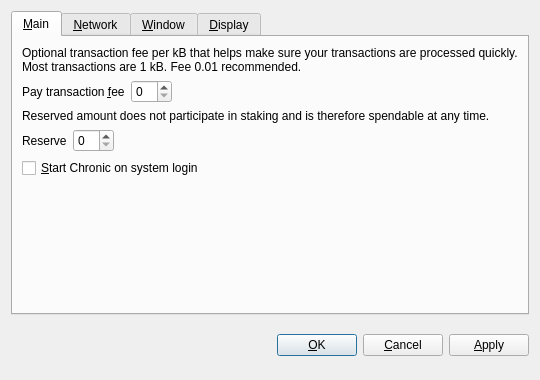
<?xml version="1.0" encoding="UTF-8"?>
<ui version="4.0">
 <class>OptionsDialog</class>
 <widget class="QDialog" name="OptionsDialog">
  <property name="geometry">
   <rect>
    <x>0</x>
    <y>0</y>
    <width>540</width>
    <height>380</height>
   </rect>
  </property>
  <property name="windowTitle">
   <string>Options</string>
  </property>
  <property name="modal">
   <bool>true</bool>
  </property>
  <layout class="QVBoxLayout" name="verticalLayout">
   <item>
    <widget class="QTabWidget" name="tabWidget">
     <property name="tabPosition">
      <enum>QTabWidget::North</enum>
     </property>
     <property name="currentIndex">
      <number>0</number>
     </property>
     <widget class="QWidget" name="tabMain">
      <attribute name="title">
       <string>&amp;Main</string>
      </attribute>
      <layout class="QVBoxLayout" name="verticalLayout_Main">
       <item>
        <widget class="QLabel" name="transactionFeeInfoLabel">
         <property name="text">
          <string>Optional transaction fee per kB that helps make sure your transactions are processed quickly. Most transactions are 1 kB. Fee 0.01 recommended.</string>
         </property>
         <property name="textFormat">
          <enum>Qt::PlainText</enum>
         </property>
         <property name="wordWrap">
          <bool>true</bool>
         </property>
        </widget>
       </item>
       <item>
        <layout class="QHBoxLayout" name="horizontalLayoutFee">
         <item>
          <widget class="QLabel" name="transactionFeeLabel">
           <property name="text">
            <string>Pay transaction &amp;fee</string>
           </property>
           <property name="textFormat">
            <enum>Qt::PlainText</enum>
           </property>
           <property name="buddy">
            <cstring>transactionFee</cstring>
           </property>
          </widget>
         </item>
         <item>
          <widget class="BitcoinAmountField" name="transactionFee"/>
         </item>
         <item>
          <spacer name="horizontalSpacerFee">
           <property name="orientation">
            <enum>Qt::Horizontal</enum>
           </property>
           <property name="sizeHint" stdset="0">
            <size>
             <width>40</width>
             <height>20</height>
            </size>
           </property>
          </spacer>
         </item>
        </layout>
       </item>
       <item>
        <widget class="QLabel" name="reserveBalanceInfoLabel">
         <property name="text">
          <string>Reserved amount does not participate in staking and is therefore spendable at any time.</string>
         </property>
         <property name="textFormat">
          <enum>Qt::PlainText</enum>
         </property>
         <property name="wordWrap">
          <bool>true</bool>
         </property>
        </widget>
       </item>
       <item>
        <layout class="QHBoxLayout" name="horizontalLayoutReserveBalance">
         <item>
          <widget class="QLabel" name="reserveBalanceLabel">
           <property name="text">
            <string>Reserve</string>
           </property>
           <property name="textFormat">
            <enum>Qt::PlainText</enum>
           </property>
           <property name="buddy">
            <cstring>reserveBalance</cstring>
           </property>
          </widget>
         </item>
         <item>
          <widget class="BitcoinAmountField" name="reserveBalance"/>
         </item>
         <item>
          <spacer name="horizontalSpacerReserveBalance">
           <property name="orientation">
            <enum>Qt::Horizontal</enum>
           </property>
           <property name="sizeHint" stdset="0">
            <size>
             <width>40</width>
             <height>20</height>
            </size>
           </property>
          </spacer>
         </item>
        </layout>
       </item>
       <item>
        <widget class="QCheckBox" name="bitcoinAtStartup">
         <property name="toolTip">
          <string>Automatically start Chronic after logging in to the system.</string>
         </property>
         <property name="text">
          <string>&amp;Start Chronic on system login</string>
         </property>
        </widget>
       </item>
       <item>
        <spacer name="verticalSpacer_Main">
         <property name="orientation">
          <enum>Qt::Vertical</enum>
         </property>
         <property name="sizeHint" stdset="0">
          <size>
           <width>20</width>
           <height>40</height>
          </size>
         </property>
        </spacer>
       </item>
      </layout>
     </widget>
     <widget class="QWidget" name="tabNetwork">
      <attribute name="title">
       <string>&amp;Network</string>
      </attribute>
      <layout class="QVBoxLayout" name="verticalLayout_Network">
       <item>
        <widget class="QCheckBox" name="mapPortUpnp">
         <property name="toolTip">
          <string>Automatically open the Chronic client port on the router. This only works when your router supports UPnP and it is enabled.</string>
         </property>
         <property name="text">
          <string>Map port using &amp;UPnP</string>
         </property>
        </widget>
       </item>
       <item>
        <widget class="QCheckBox" name="connectSocks">
         <property name="toolTip">
          <string>Connect to the Chronic network through a SOCKS proxy (e.g. when connecting through Tor).</string>
         </property>
         <property name="text">
          <string>&amp;Connect through SOCKS proxy:</string>
         </property>
        </widget>
       </item>
       <item>
        <layout class="QHBoxLayout" name="horizontalLayout_Network">
         <item>
          <widget class="QLabel" name="proxyIpLabel">
           <property name="text">
            <string>Proxy &amp;IP:</string>
           </property>
           <property name="textFormat">
            <enum>Qt::PlainText</enum>
           </property>
           <property name="buddy">
            <cstring>proxyIp</cstring>
           </property>
          </widget>
         </item>
         <item>
          <widget class="QValidatedLineEdit" name="proxyIp">
           <property name="maximumSize">
            <size>
             <width>140</width>
             <height>16777215</height>
            </size>
           </property>
           <property name="toolTip">
            <string>IP address of the proxy (e.g. 127.0.0.1)</string>
           </property>
          </widget>
         </item>
         <item>
          <widget class="QLabel" name="proxyPortLabel">
           <property name="text">
            <string>&amp;Port:</string>
           </property>
           <property name="textFormat">
            <enum>Qt::PlainText</enum>
           </property>
           <property name="buddy">
            <cstring>proxyPort</cstring>
           </property>
          </widget>
         </item>
         <item>
          <widget class="QLineEdit" name="proxyPort">
           <property name="maximumSize">
            <size>
             <width>55</width>
             <height>16777215</height>
            </size>
           </property>
           <property name="toolTip">
            <string>Port of the proxy (e.g. 9050)</string>
           </property>
          </widget>
         </item>
         <item>
          <widget class="QLabel" name="socksVersionLabel">
           <property name="text">
            <string>SOCKS &amp;Version:</string>
           </property>
           <property name="textFormat">
            <enum>Qt::PlainText</enum>
           </property>
           <property name="buddy">
            <cstring>socksVersion</cstring>
           </property>
          </widget>
         </item>
         <item>
          <widget class="QValueComboBox" name="socksVersion">
           <property name="toolTip">
            <string>SOCKS version of the proxy (e.g. 5)</string>
           </property>
          </widget>
         </item>
         <item>
          <spacer name="horizontalSpacer_Network">
           <property name="orientation">
            <enum>Qt::Horizontal</enum>
           </property>
           <property name="sizeHint" stdset="0">
            <size>
             <width>40</width>
             <height>20</height>
            </size>
           </property>
          </spacer>
         </item>
        </layout>
       </item>
       <item>
        <spacer name="verticalSpacer_Network">
         <property name="orientation">
          <enum>Qt::Vertical</enum>
         </property>
         <property name="sizeHint" stdset="0">
          <size>
           <width>20</width>
           <height>40</height>
          </size>
         </property>
        </spacer>
       </item>
      </layout>
     </widget>
     <widget class="QWidget" name="tabWindow">
      <attribute name="title">
       <string>&amp;Window</string>
      </attribute>
      <layout class="QVBoxLayout" name="verticalLayout_Window">
       <item>
        <widget class="QCheckBox" name="minimizeToTray">
         <property name="toolTip">
          <string>Show only a tray icon after minimizing the window.</string>
         </property>
         <property name="text">
          <string>&amp;Minimize to the tray instead of the taskbar</string>
         </property>
        </widget>
       </item>
       <item>
        <widget class="QCheckBox" name="minimizeOnClose">
         <property name="toolTip">
          <string>Minimize instead of exit the application when the window is closed. When this option is enabled, the application will be closed only after selecting Quit in the menu.</string>
         </property>
         <property name="text">
          <string>M&amp;inimize on close</string>
         </property>
        </widget>
       </item>
       <item>
        <spacer name="verticalSpacer_Window">
         <property name="orientation">
          <enum>Qt::Vertical</enum>
         </property>
         <property name="sizeHint" stdset="0">
          <size>
           <width>20</width>
           <height>40</height>
          </size>
         </property>
        </spacer>
       </item>
      </layout>
     </widget>
     <widget class="QWidget" name="tabDisplay">
      <attribute name="title">
       <string>&amp;Display</string>
      </attribute>
      <layout class="QVBoxLayout" name="verticalLayout_Display">
       <item>
        <layout class="QHBoxLayout" name="horizontalLayout_1_Display">
         <item>
          <widget class="QLabel" name="langLabel">
           <property name="text">
            <string>User Interface &amp;language:</string>
           </property>
           <property name="textFormat">
            <enum>Qt::PlainText</enum>
           </property>
           <property name="buddy">
            <cstring>lang</cstring>
           </property>
          </widget>
         </item>
         <item>
          <widget class="QValueComboBox" name="lang">
           <property name="toolTip">
            <string>The user interface language can be set here. This setting will take effect after restarting Chronic.</string>
           </property>
          </widget>
         </item>
        </layout>
       </item>
       <item>
        <layout class="QHBoxLayout" name="horizontalLayout_2_Display">
         <item>
          <widget class="QLabel" name="unitLabel">
           <property name="text">
            <string>&amp;Unit to show amounts in:</string>
           </property>
           <property name="textFormat">
            <enum>Qt::PlainText</enum>
           </property>
           <property name="buddy">
            <cstring>unit</cstring>
           </property>
          </widget>
         </item>
         <item>
          <widget class="QValueComboBox" name="unit">
           <property name="toolTip">
            <string>Choose the default subdivision unit to show in the interface and when sending coins.</string>
           </property>
          </widget>
         </item>
        </layout>
       </item>
       <item>
        <widget class="QCheckBox" name="displayAddresses">
         <property name="toolTip">
          <string>Whether to show Chronic addresses in the transaction list or not.</string>
         </property>
         <property name="text">
          <string>&amp;Display addresses in transaction list</string>
         </property>
        </widget>
       </item>
       <item>
        <widget class="QCheckBox" name="coinControlFeatures">
         <property name="toolTip">
          <string>Whether to show coin control features or not.</string>
         </property>
         <property name="text">
          <string>Display coin &amp;control features (experts only!)</string>
         </property>
        </widget>
       </item>
       <item>
        <spacer name="verticalSpacer_Display">
         <property name="orientation">
          <enum>Qt::Vertical</enum>
         </property>
         <property name="sizeHint" stdset="0">
          <size>
           <width>20</width>
           <height>40</height>
          </size>
         </property>
        </spacer>
       </item>
      </layout>
     </widget>
    </widget>
   </item>
   <item>
    <layout class="QHBoxLayout" name="horizontalLayout_Buttons">
     <item>
      <spacer name="horizontalSpacer_1">
       <property name="orientation">
        <enum>Qt::Horizontal</enum>
       </property>
       <property name="sizeHint" stdset="0">
        <size>
         <width>40</width>
         <height>48</height>
        </size>
       </property>
      </spacer>
     </item>
     <item>
      <widget class="QLabel" name="statusLabel">
       <property name="font">
        <font>
         <weight>75</weight>
         <bold>true</bold>
        </font>
       </property>
       <property name="text">
        <string/>
       </property>
       <property name="textFormat">
        <enum>Qt::PlainText</enum>
       </property>
       <property name="wordWrap">
        <bool>true</bool>
       </property>
      </widget>
     </item>
     <item>
      <spacer name="horizontalSpacer_2">
       <property name="orientation">
        <enum>Qt::Horizontal</enum>
       </property>
       <property name="sizeHint" stdset="0">
        <size>
         <width>40</width>
         <height>48</height>
        </size>
       </property>
      </spacer>
     </item>
     <item>
      <widget class="QPushButton" name="okButton">
       <property name="text">
        <string>&amp;OK</string>
       </property>
      </widget>
     </item>
     <item>
      <widget class="QPushButton" name="cancelButton">
       <property name="text">
        <string>&amp;Cancel</string>
       </property>
       <property name="autoDefault">
        <bool>false</bool>
       </property>
      </widget>
     </item>
     <item>
      <widget class="QPushButton" name="applyButton">
       <property name="text">
        <string>&amp;Apply</string>
       </property>
       <property name="autoDefault">
        <bool>false</bool>
       </property>
      </widget>
     </item>
    </layout>
   </item>
  </layout>
 </widget>
 <customwidgets>
  <customwidget>
   <class>BitcoinAmountField</class>
   <extends>QSpinBox</extends>
   <header>bitcoinamountfield.h</header>
  </customwidget>
  <customwidget>
   <class>QValueComboBox</class>
   <extends>QComboBox</extends>
   <header>qvaluecombobox.h</header>
  </customwidget>
  <customwidget>
   <class>QValidatedLineEdit</class>
   <extends>QLineEdit</extends>
   <header>qvalidatedlineedit.h</header>
  </customwidget>
 </customwidgets>
 <resources/>
 <connections/>
</ui>
